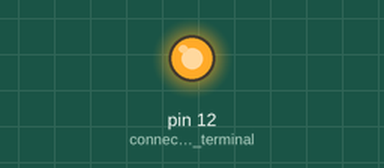
Bench run of a sketch on a simulated Arduino Uno, built with avr-gcc and run on an emulated ATmega328P. Shown: output pins drawn as LEDs (lit = HIGH).

Above: at 1.0 s.
At 5.5 s:
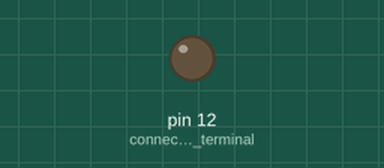
Timing chart, 0 to 6.9 s (numbered marks = the images above):
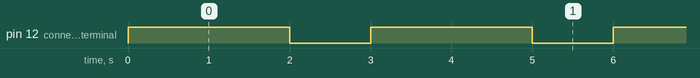

The sketch:

Blink_Led.ino
```cpp
void setup() {
  // initialize digital pin LED_BUILTIN as an output.
  pinMode(12, OUTPUT);  //connect positive terminal to pin 12
}

// the loop function runs over and over again forever
void loop() {
  digitalWrite(12, HIGH);   // turn the LED on (HIGH is the voltage level)
  delay(2000);                       // wait for a second
  digitalWrite(12, LOW);    // turn the LED off by making the voltage LOW
  delay(1000);                       // wait for a second
}
```

Measured:
- by itself, pin 12 (connect_positive_terminal): alternates HIGH for 2.0 s and LOW for 1.0 s
